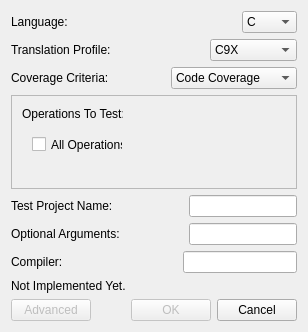
<?xml version="1.0" encoding="UTF-8"?>
<ui version="4.0">
 <class>bTestBoxDialog</class>
 <widget class="QDialog" name="bTestBoxDialog">
  <property name="geometry">
   <rect>
    <x>0</x>
    <y>0</y>
    <width>308</width>
    <height>332</height>
   </rect>
  </property>
  <property name="windowTitle">
   <string>Dialog</string>
  </property>
  <layout class="QVBoxLayout" name="verticalLayout_2">
   <item>
    <layout class="QVBoxLayout" name="languageCoverageLayout">
     <item>
      <layout class="QHBoxLayout" name="languageLayout">
       <item>
        <widget class="QLabel" name="languageLabel">
         <property name="text">
          <string>Language:</string>
         </property>
        </widget>
       </item>
       <item>
        <spacer name="spacer_2">
         <property name="orientation">
          <enum>Qt::Horizontal</enum>
         </property>
         <property name="sizeHint" stdset="0">
          <size>
           <width>40</width>
           <height>20</height>
          </size>
         </property>
        </spacer>
       </item>
       <item>
        <widget class="QComboBox" name="languageComboBox">
         <item>
          <property name="text">
           <string>C</string>
          </property>
         </item>
         <item>
          <property name="text">
           <string>ADA</string>
          </property>
         </item>
        </widget>
       </item>
      </layout>
     </item>
     <item>
      <layout class="QHBoxLayout" name="translationProfileLayout">
       <item>
        <widget class="QLabel" name="translationProfileLabel">
         <property name="text">
          <string>Translation Profile:</string>
         </property>
        </widget>
       </item>
       <item>
        <spacer name="spacer_4">
         <property name="orientation">
          <enum>Qt::Horizontal</enum>
         </property>
         <property name="sizeHint" stdset="0">
          <size>
           <width>40</width>
           <height>20</height>
          </size>
         </property>
        </spacer>
       </item>
       <item>
        <widget class="QComboBox" name="translationProfileComboBox">
         <item>
          <property name="text">
           <string>C9X</string>
          </property>
         </item>
         <item>
          <property name="text">
           <string>PROJECT</string>
          </property>
         </item>
         <item>
          <property name="text">
           <string>LIGHT</string>
          </property>
         </item>
         <item>
          <property name="text">
           <string>01</string>
          </property>
         </item>
        </widget>
       </item>
      </layout>
     </item>
     <item>
      <layout class="QHBoxLayout" name="horizontalLayout">
       <item>
        <widget class="QLabel" name="coverageLabel">
         <property name="text">
          <string>Coverage Criteria:</string>
         </property>
        </widget>
       </item>
       <item>
        <spacer name="spacer_3">
         <property name="orientation">
          <enum>Qt::Horizontal</enum>
         </property>
         <property name="sizeHint" stdset="0">
          <size>
           <width>40</width>
           <height>20</height>
          </size>
         </property>
        </spacer>
       </item>
       <item>
        <widget class="QComboBox" name="coverageComboBox">
         <item>
          <property name="text">
           <string>Code Coverage</string>
          </property>
         </item>
         <item>
          <property name="text">
           <string>Path Coverage</string>
          </property>
         </item>
         <item>
          <property name="text">
           <string>Branch Coverage</string>
          </property>
         </item>
         <item>
          <property name="text">
           <string>Clause Coverage</string>
          </property>
         </item>
        </widget>
       </item>
      </layout>
     </item>
    </layout>
   </item>
   <item>
    <widget class="QScrollArea" name="operationsToTestScrollArea">
     <property name="widgetResizable">
      <bool>true</bool>
     </property>
     <widget class="QWidget" name="operationsScrollAreaWidgetContents">
      <property name="geometry">
       <rect>
        <x>0</x>
        <y>0</y>
        <width>288</width>
        <height>88</height>
       </rect>
      </property>
      <widget class="QLabel" name="operationsLabel">
       <property name="geometry">
        <rect>
         <x>10</x>
         <y>10</y>
         <width>101</width>
         <height>16</height>
        </rect>
       </property>
       <property name="text">
        <string>Operations To Test:</string>
       </property>
      </widget>
      <widget class="QCheckBox" name="allOperationsCheckBox">
       <property name="geometry">
        <rect>
         <x>20</x>
         <y>40</y>
         <width>91</width>
         <height>17</height>
        </rect>
       </property>
       <property name="text">
        <string>All Operations</string>
       </property>
      </widget>
     </widget>
    </widget>
   </item>
   <item>
    <layout class="QVBoxLayout" name="verticalLayout_3">
     <item>
      <layout class="QVBoxLayout" name="verticalLayout">
       <item>
        <layout class="QHBoxLayout" name="testProjectNameLayout">
         <item>
          <widget class="QLabel" name="testProjectNameLabel">
           <property name="text">
            <string>Test Project Name:</string>
           </property>
          </widget>
         </item>
         <item>
          <spacer name="spacer_5">
           <property name="orientation">
            <enum>Qt::Horizontal</enum>
           </property>
           <property name="sizeHint" stdset="0">
            <size>
             <width>40</width>
             <height>20</height>
            </size>
           </property>
          </spacer>
         </item>
         <item>
          <widget class="QLineEdit" name="testProjectNameLineEdit"/>
         </item>
        </layout>
       </item>
       <item>
        <layout class="QHBoxLayout" name="optionalArgumentsLayout">
         <item>
          <widget class="QLabel" name="optionalArgumentsLabel">
           <property name="text">
            <string>Optional Arguments:</string>
           </property>
          </widget>
         </item>
         <item>
          <spacer name="spacer_6">
           <property name="orientation">
            <enum>Qt::Horizontal</enum>
           </property>
           <property name="sizeHint" stdset="0">
            <size>
             <width>40</width>
             <height>20</height>
            </size>
           </property>
          </spacer>
         </item>
         <item>
          <widget class="QLineEdit" name="optionalArgumentsLineEdit"/>
         </item>
        </layout>
       </item>
      </layout>
     </item>
     <item>
      <layout class="QHBoxLayout" name="compilerLayout">
       <item>
        <widget class="QLabel" name="compilerLabel">
         <property name="text">
          <string>Compiler:</string>
         </property>
        </widget>
       </item>
       <item>
        <spacer name="spacer_7">
         <property name="orientation">
          <enum>Qt::Horizontal</enum>
         </property>
         <property name="sizeHint" stdset="0">
          <size>
           <width>40</width>
           <height>20</height>
          </size>
         </property>
        </spacer>
       </item>
       <item>
        <widget class="QLineEdit" name="compilerLineEdit"/>
       </item>
      </layout>
     </item>
    </layout>
   </item>
   <item>
    <widget class="QLabel" name="notImplementedLabel">
     <property name="text">
      <string>Not Implemented Yet.</string>
     </property>
    </widget>
   </item>
   <item>
    <layout class="QHBoxLayout" name="bottomButtonsLayout">
     <item>
      <widget class="QPushButton" name="advancedButton">
       <property name="enabled">
        <bool>false</bool>
       </property>
       <property name="text">
        <string>Advanced</string>
       </property>
      </widget>
     </item>
     <item>
      <spacer name="spacer">
       <property name="orientation">
        <enum>Qt::Horizontal</enum>
       </property>
       <property name="sizeHint" stdset="0">
        <size>
         <width>40</width>
         <height>20</height>
        </size>
       </property>
      </spacer>
     </item>
     <item>
      <widget class="QPushButton" name="okButton">
       <property name="enabled">
        <bool>false</bool>
       </property>
       <property name="text">
        <string>OK</string>
       </property>
       <property name="default">
        <bool>true</bool>
       </property>
      </widget>
     </item>
     <item>
      <widget class="QPushButton" name="cancelButton">
       <property name="text">
        <string>Cancel</string>
       </property>
      </widget>
     </item>
    </layout>
   </item>
  </layout>
 </widget>
 <resources/>
 <connections/>
</ui>
